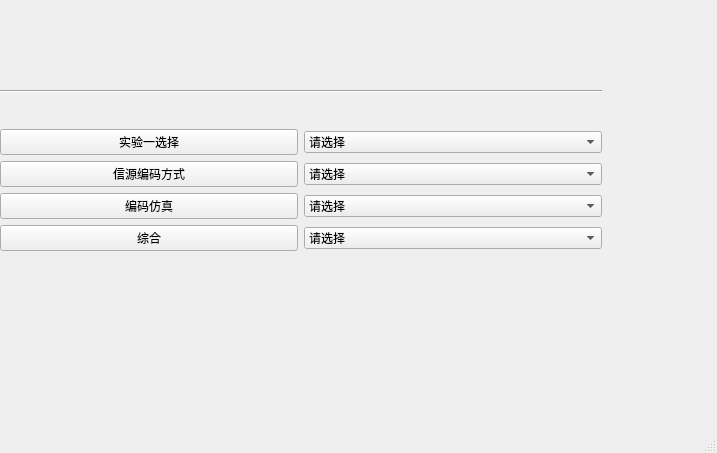
<?xml version="1.0" encoding="UTF-8"?>
<ui version="4.0">
 <class>MainWindow</class>
 <widget class="QMainWindow" name="MainWindow">
  <property name="geometry">
   <rect>
    <x>0</x>
    <y>0</y>
    <width>717</width>
    <height>453</height>
   </rect>
  </property>
  <property name="windowTitle">
   <string>MainWindow</string>
  </property>
  <widget class="QWidget" name="centralwidget">
   <widget class="QWidget" name="verticalLayoutWidget">
    <property name="geometry">
     <rect>
      <x>0</x>
      <y>60</y>
      <width>602</width>
      <height>221</height>
     </rect>
    </property>
    <layout class="QVBoxLayout" name="verticalLayout">
     <item>
      <widget class="Line" name="line">
       <property name="font">
        <font>
         <pointsize>36</pointsize>
        </font>
       </property>
       <property name="orientation">
        <enum>Qt::Horizontal</enum>
       </property>
      </widget>
     </item>
     <item>
      <layout class="QHBoxLayout" name="horizontalLayout">
       <item>
        <layout class="QGridLayout" name="gridLayout">
         <item row="0" column="0">
          <widget class="QPushButton" name="button1">
           <property name="text">
            <string>实验一选择</string>
           </property>
          </widget>
         </item>
         <item row="4" column="0">
          <widget class="QPushButton" name="button4">
           <property name="text">
            <string>综合</string>
           </property>
          </widget>
         </item>
         <item row="4" column="1">
          <widget class="QComboBox" name="comboBox4">
           <item>
            <property name="text">
             <string>请选择</string>
            </property>
           </item>
           <item>
            <property name="text">
             <string>MH码</string>
            </property>
           </item>
           <item>
            <property name="text">
             <string>LZ码</string>
            </property>
           </item>
          </widget>
         </item>
         <item row="1" column="0">
          <widget class="QPushButton" name="button2">
           <property name="text">
            <string>信源编码方式</string>
           </property>
          </widget>
         </item>
         <item row="0" column="1">
          <widget class="QComboBox" name="comboBox">
           <item>
            <property name="text">
             <string>请选择</string>
            </property>
           </item>
           <item>
            <property name="text">
             <string>信道容量</string>
            </property>
           </item>
           <item>
            <property name="text">
             <string>唯一可译码</string>
            </property>
           </item>
          </widget>
         </item>
         <item row="1" column="1">
          <widget class="QComboBox" name="comboBox2">
           <item>
            <property name="text">
             <string>请选择</string>
            </property>
           </item>
           <item>
            <property name="text">
             <string>香农编码</string>
            </property>
           </item>
           <item>
            <property name="text">
             <string>霍夫曼编码</string>
            </property>
           </item>
           <item>
            <property name="text">
             <string>费诺编码</string>
            </property>
           </item>
          </widget>
         </item>
         <item row="2" column="0">
          <widget class="QPushButton" name="button3">
           <property name="text">
            <string>编码仿真</string>
           </property>
          </widget>
         </item>
         <item row="2" column="1">
          <widget class="QComboBox" name="comboBox3">
           <item>
            <property name="text">
             <string>请选择</string>
            </property>
           </item>
           <item>
            <property name="text">
             <string>LZW编码</string>
            </property>
           </item>
           <item>
            <property name="text">
             <string>Hamming(7,4)编译码器</string>
            </property>
           </item>
          </widget>
         </item>
        </layout>
       </item>
      </layout>
     </item>
    </layout>
   </widget>
  </widget>
  <widget class="QMenuBar" name="menubar">
   <property name="geometry">
    <rect>
     <x>0</x>
     <y>0</y>
     <width>717</width>
     <height>26</height>
    </rect>
   </property>
  </widget>
  <widget class="QStatusBar" name="statusbar"/>
 </widget>
 <resources/>
 <connections/>
</ui>
